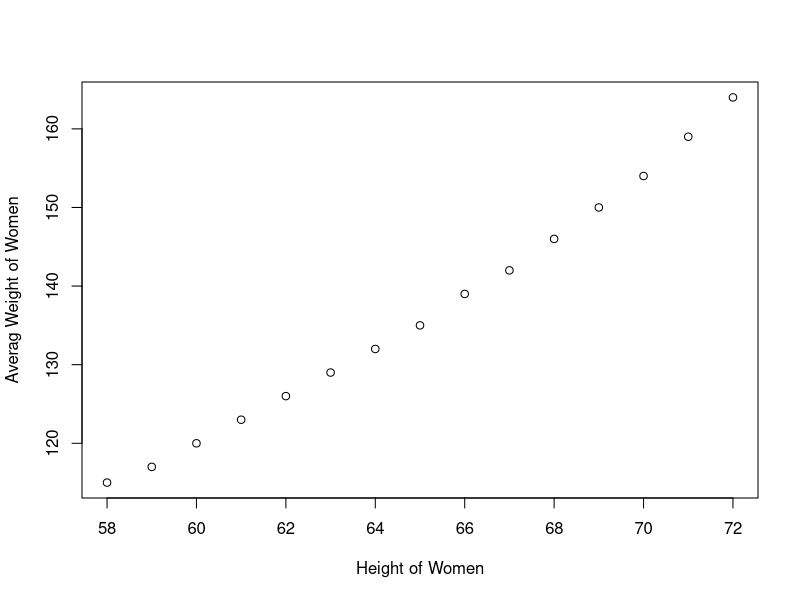
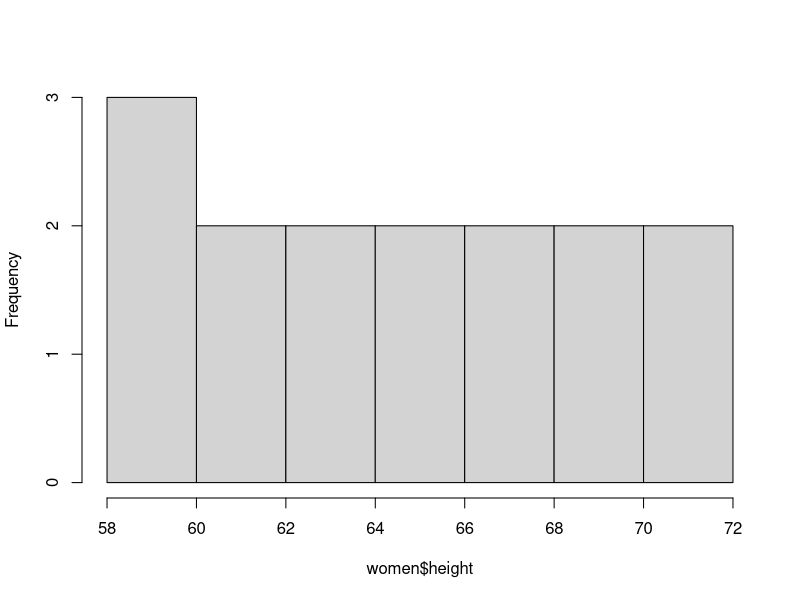
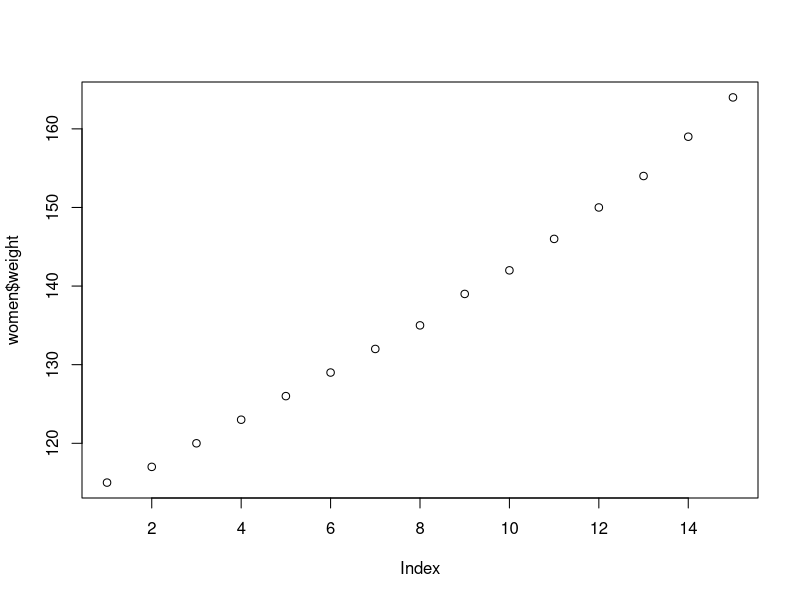

The R source for these figures, in order:
data(women)
summary(women)
?women
plot(women, xlab = "Height of Women", ylab = "Averag Weight of Women")

hist(women$height, main = "")

install.packages('dplyr')
library(dplyr)
head(women)


install.packages('magrittr')
library(magrittr)

plot(women$weight)

